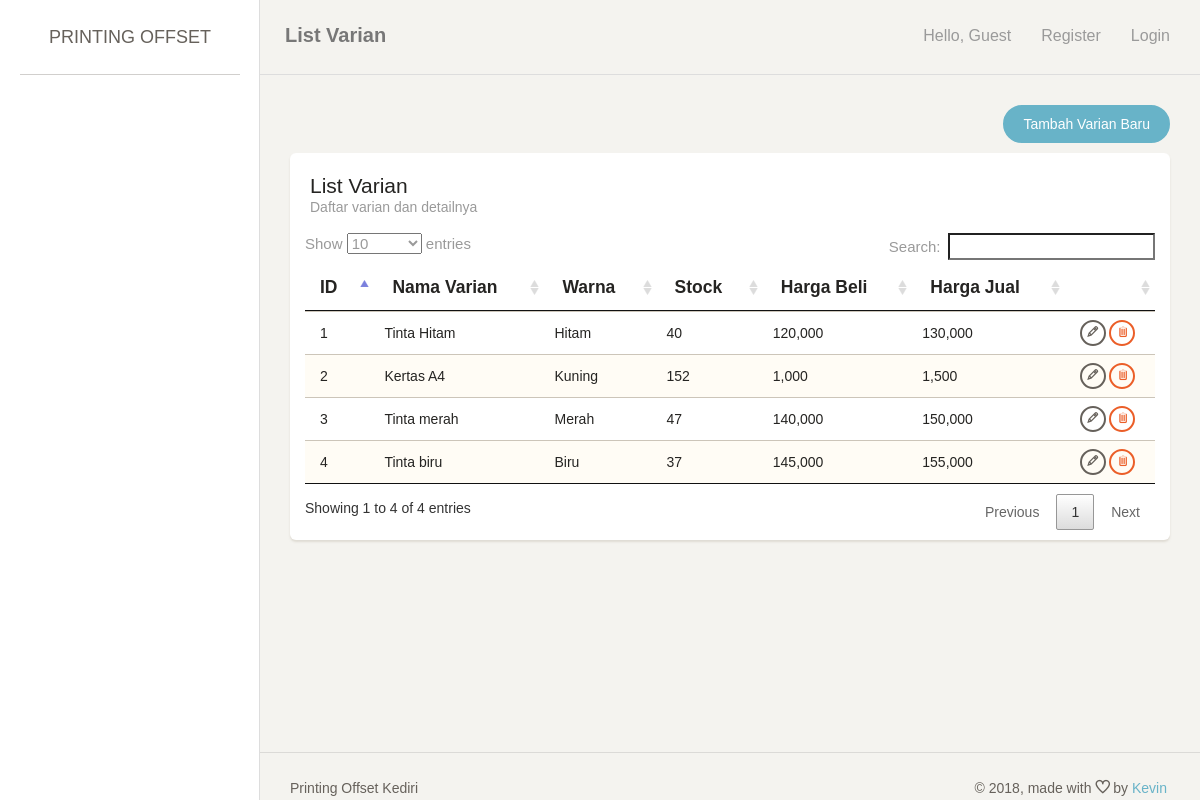
The app's page /index.php/barang, older data.
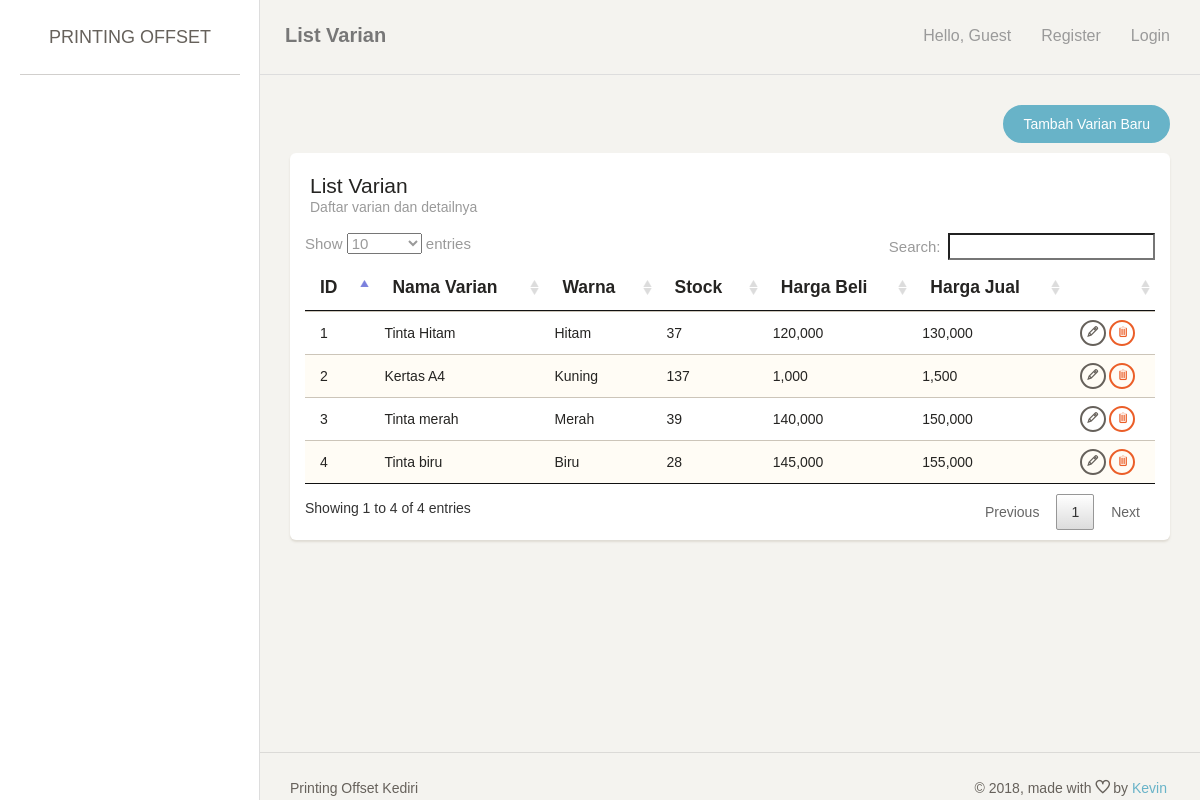
The same page, newer data.
### tables this page shows
CREATE TABLE `varian` (
  `id_varian` int(11) NOT NULL,
  `id_jenis_barang` int(11) NOT NULL,
  `id_ukuran_kertas` int(11) DEFAULT NULL,
  `id_jenis_kertas` int(11) DEFAULT NULL,
  `nama_varian` varchar(255) DEFAULT NULL,
  `jumlah` int(11) DEFAULT NULL,
  `stock_awal` int(11) DEFAULT NULL,
  `stock` int(11) DEFAULT NULL,
  `warna` varchar(100) DEFAULT NULL,
  `harga_beli` int(11) DEFAULT NULL,
  `harga_jual` int(11) DEFAULT NULL,
  `warning` int(11) NOT NULL DEFAULT '100'
);

### application/controllers/Barang.php (called while the page is built, shortened)
<?php
class Barang extends CI_Controller {
	public function index() {
		$this->lst();
	}
	public function lst() {
		if ($_SESSION['printer']['user']['role'] == 0){
			$data['page_title'] = 'List Varian';
			$data['page_note'] = 'Daftar varian dan detailnya';
			$data['row'] = $this->MBarang->getAllWithParent();
			$this->load->view('header', $data);
			$this->load->view('barang_list', $data);
			$this->load->view('footer', $data);
		} else {
			redirect('login');
		}
	}
}

### index.php (called while the page is built, shortened)
<?php
require_once BASEPATH.'core/CodeIgniter.php';

### application/models/Barang_model.php (called while the page is built, shortened)
<?php
class Barang_model extends CI_Model {
	public function getAllWithParent() {
		$this->db->from('varian v, jenis_barang jb, ukuran_kertas uk, jenis_kertas jk');
		$this->db->where('v.id_jenis_barang = jb.id_jenis_barang');
		$this->db->where('v.id_ukuran_kertas = uk.id_ukuran_kertas');
		$this->db->where('v.id_jenis_kertas = jk.id_jenis_kertas');
		$this->db->order_by('v.id_varian', 'asc');
		return $this->db->get()->result_array();
	}
}

### application/views/barang_list.php (the view, shortened to what this page needs)
<div class="content">
    <div class="container-fluid">
        <div class="row">
            <div class="col-md-12">
                <div align="right" style="margin-bottom: 10px;">
                    <a href="<?= site_url('barang/add'); ?>" class="btn btn-info btn-fill btn-wd" >Tambah Varian Baru</a>
                </div>
                <div class="card">
                    <div class="header">
                        <h4 class="title"><?= $page_title; ?></h4>
                        <p class="category"><?= $page_note; ?></p>
                    </div>
                    <div class="content table-responsive">
                        <table id="myTable" class="table table-striped">
                            <thead><tr>
                                <th>ID</th>
                                <th>Nama Varian</th>
                                <th>Warna</th>
                                <th>Stock</th>
                                <th>Harga Beli</th>
                                <th>Harga Jual</th>
                                <th></th>
                            </tr></thead>
                            <tbody>
                                <?php foreach ($row as $key => $value) {
                                    ?>
                                    <tr>
                                        <td><?= $value['id_varian']; ?></td>
                                        <td><?= $value['nama_varian']; ?></td>
                                        <td><?= $value['warna']; ?></td>
                                        <td><?= $value['stock']; ?></td>
                                        <td><?= number_format($value['harga_beli']); ?></td>
                                        <td><?= number_format($value['harga_jual']); ?></td>
                                        <td align="center">
                                            <a href="<?= site_url('barang/edit/'.$value['id_varian']); ?>" class="btn btn-waning btn-xs"><span class="ti-pencil" title="Edit"></span></a>
                                            <a href="<?= site_url('barang/delete/'.$value['id_varian']); ?>" class="btn btn-danger btn-xs"><span class="ti-trash" title="Delete"></span></a>
                                        </td>
                                    </tr>
                                    <?php
                                } ?>
                            </tbody>
                        </table>
                    </div>
                </div>
            </div>
        </div>
    </div>
</div>

### application/views/header.php (shortened to what this page needs)
<!doctype html>
<html lang="en">
<head>
    <link rel="stylesheet" href="<?= base_url('assets/assets/css/bootstrap.min.css'); ?>" />
    <link rel="stylesheet" href="<?= base_url('assets/assets/css/animate.min.css'); ?>" />
    <link rel="stylesheet" href="<?= base_url('assets/assets/css/paper-dashboard.css'); ?>" />
    <link rel="stylesheet" href="<?= base_url('assets/assets/css/themify-icons.css'); ?>" />
    <link rel="stylesheet" type="text/css" href="<?= base_url('assets/DataTables/datatables.min.css'); ?>"/>
    <link rel="stylesheet" type="text/css" href="<?= base_url('assets/DataTables/DataTables-1.10.18/css/jquery.dataTables.css'); ?>"/>
</head>
<body>
<div class="wrapper">
    <div class="sidebar" data-background-color="white" data-active-color="danger">
        <div class="sidebar-wrapper">
            <div class="logo">
                <a href="<?= base_url(); ?>" class="simple-text">
                    Printing Offset
                </a>
            </div>
        </div>
    </div>
    <div class="main-panel">
        <nav class="navbar navbar-default">
            <div class="container-fluid">
                <div class="navbar-header">
                    <a class="navbar-brand" href="#"><?= $page_title ?></a>
                </div>
                <div class="collapse navbar-collapse">
                    <ul class="nav navbar-nav navbar-right">
                        <li>
                            <a>
                                <p>Hello, <?= !empty($_SESSION['printer']['user']['nama']) ? $_SESSION['printer']['user']['nama'] : 'Guest'; ?></p>
                            </a>
                        </li>
                        <?php if (!empty($_SESSION['printer']['user'])) { ?>
                        <li>
                            <a href="<?= site_url('login/logout'); ?>">
                                <p>Logout</p>
                            </a>
                        </li>
                        <?php } else { ?>
                        <li>
                            <a href="<?= site_url('login/register_user'); ?>">
                                <p>Register</p>
                            </a>
                        </li>
                        <li>
                            <a href="<?= site_url('login'); ?>">
                                <p>Login</p>
                            </a>
                        </li>
                        <?php } ?>
                    </ul>
                </div>
            </div>
        </nav>

### application/views/footer.php (shortened to what this page needs)
    <footer class="footer">
        <div class="container-fluid">
            <nav class="pull-left">
                <ul>
                    <li>
                        <a href="<?= base_url(); ?>">
                            Printing Offset Kediri
                        </a>
                    </li>
                </ul>
            </nav>
            <div class="copyright pull-right">
                &copy; <script>document.write(new Date().getFullYear())</script>, made with <i class="ti ti-heart"></i> by <a href="#">Kevin</a>
            </div>
        </div>
    </footer>
</div>
</div>
</body>
</html>

Row changes from the older to the newer data that the page shows:
changed varian "Tinta Hitam": stock "40" → "37"
changed varian "Kertas A4": stock "152" → "137"
changed varian "Tinta merah": stock "47" → "39"
changed varian "Tinta biru": stock "37" → "28"
